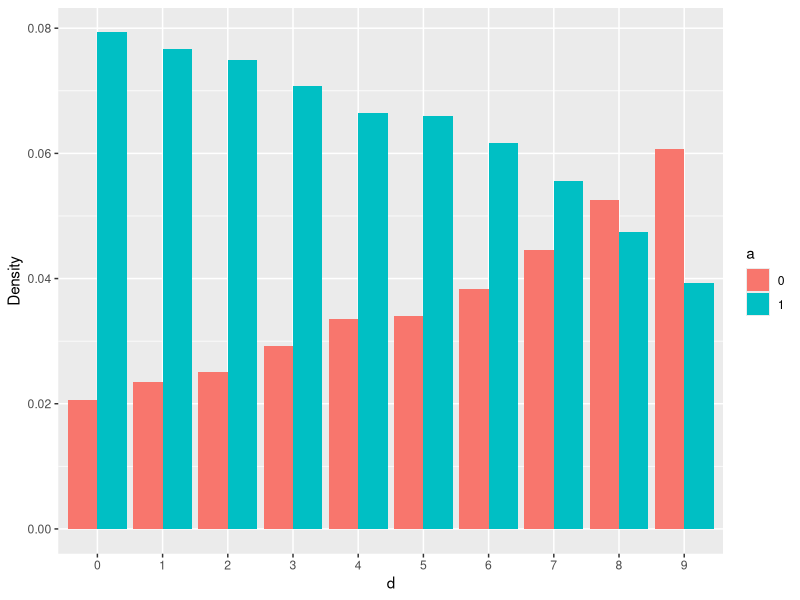
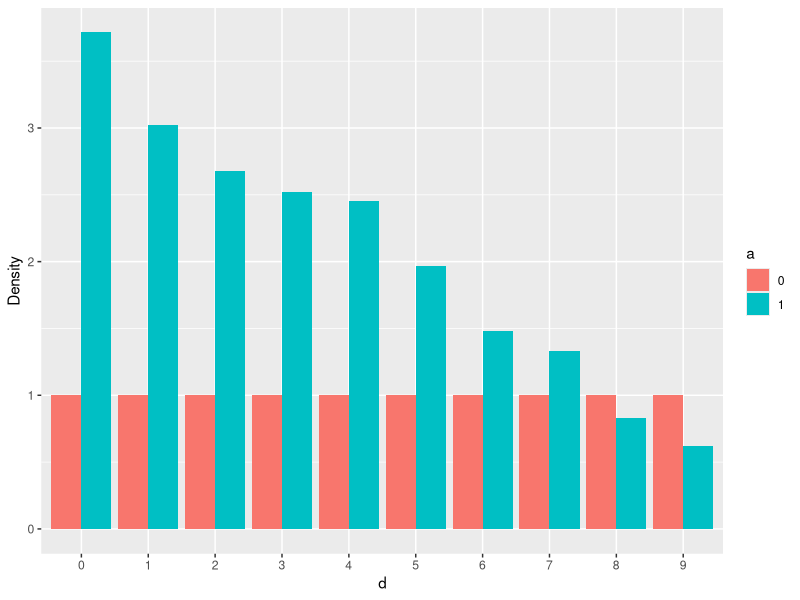
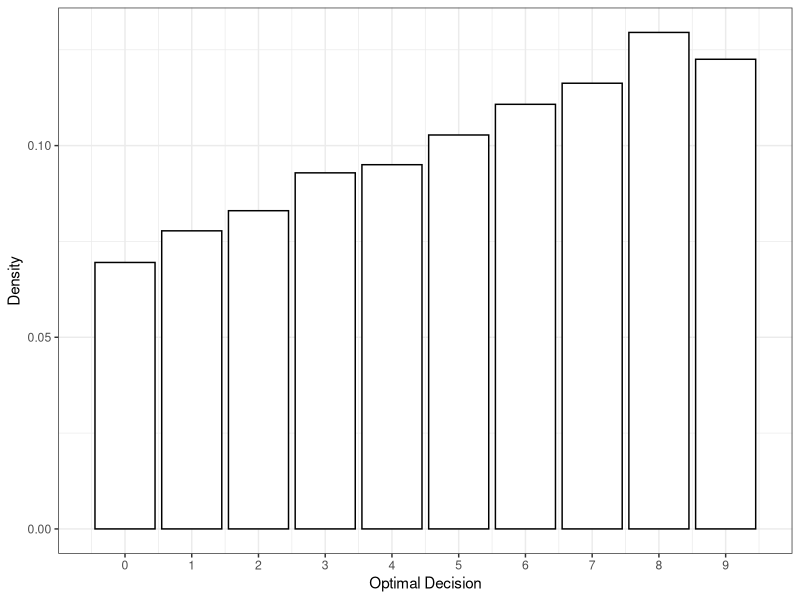
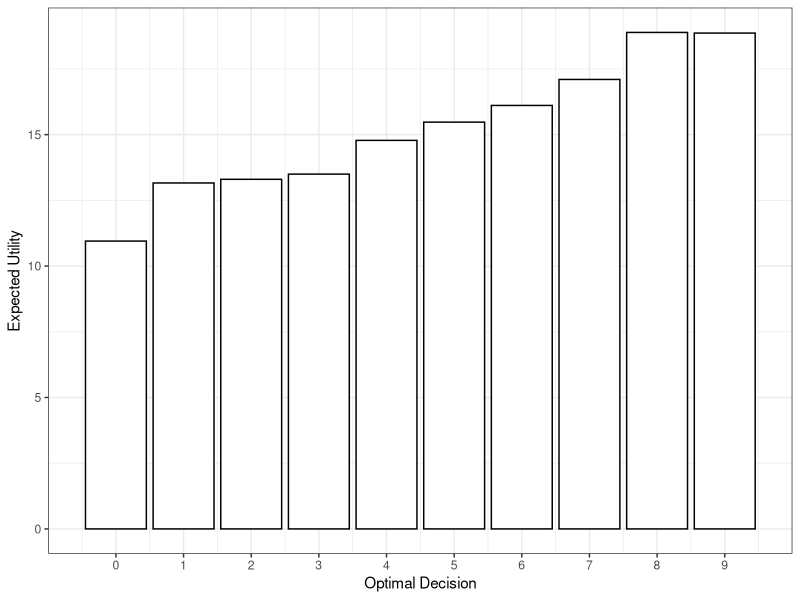
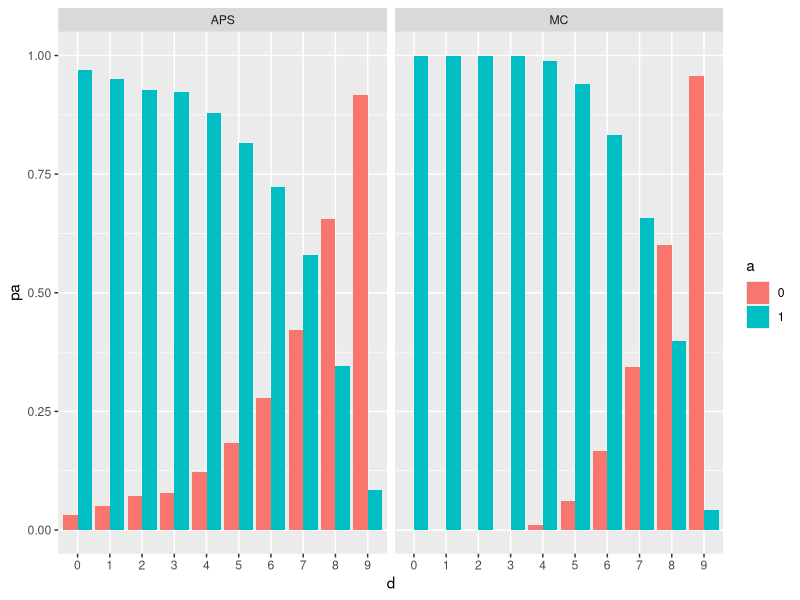

Here is the R script that generated these plots, in order:
library(ggplot2)
library(tidyr)
library(stringr)
library(dplyr)

## Figure 3
data <- read.csv("results/prob1_aps_psia.csv", col.names = 0:9, check.names = FALSE)
data_n <- data %>% 
  gather(key = "d", value = "a", convert = TRUE) %>%
  mutate(d = factor(d), a = factor(a)) %>%
  group_by(d, a) %>%
  summarize(Density = n()/nrow(.))

p <- ggplot(data_n, aes(x = d, y = Density, fill = a)) + 
  geom_col(position = "dodge")

ggsave(p, filename = "img/prob1_aps_psia.pdf", dpi = 300)


data <- read.csv("results/prob1_mc_psia.csv", 
                 col.names = c(0, 1), 
                 check.names = FALSE)

data_n <- data %>%
  mutate(d = factor(0:9)) %>%
  gather(-d, key = "a", value = "Density", convert = TRUE) %>%
  mutate(a = factor(a))
  
p <- ggplot(data_n, aes(x = d, y = Density, fill = a)) + 
  geom_col(position = "dodge")

ggsave(p, filename = "img/prob1_mc_psia.pdf", dpi = 300)


## Figure 4
dist <- read.csv("results/prob1_aps_psid.csv", col.names = "d")
dens <- count(dist, d)
dens$freq <- dens$n/nrow(dist)

p <- ggplot(dens, aes(x=d, y=freq))+ 
  geom_bar(stat="identity", colour="black", fill = "white") + 
  theme_bw() + 
  xlab("Optimal Decision") + 
  ylab("Density") + 
  scale_x_continuous(limits = c(-1,10), breaks = seq(0, 9, by = 1), expand=c(0,0))

ggsave(p, filename = "img/prob1_aps_psid.pdf", dpi = 300)


dist <- read.csv("results/prob1_mc_psid.csv")
dist$d <- 0:9

p <- ggplot(dist, aes(x=d, y=psi_d)) + 
  geom_bar(stat="identity", colour="black", fill = "white") +  
  theme_bw() + 
  xlab("Optimal Decision") + 
  ylab("Expected Utility") + 
  scale_x_continuous(limits = c(-1,10), breaks = seq(0, 9, by = 1), expand=c(0,0))

ggsave(p, filename = "img/prob1_mcmc_psid.pdf", dpi = 300)

## Figure 6

aps <- read.csv('./results/prob1_aps_pa_ara.csv', 
                 col.names = c(0, 1),
                 check.names = FALSE) %>% mutate(d = factor(0:9))

mc <- read.csv('./results/prob1_mc_pa_ara.csv',  
                 col.names = c(0, 1),
                 check.names = FALSE) %>% mutate(d = factor(0:9))

data <- bind_rows(APS = gather(aps, -d, key = "a", value = "pa"),
                  MC  = gather( mc, -d, key = "a", value = "pa"),
                  .id = "Algorithm")

p <- ggplot(data, aes(x = d, fill = a, y = pa)) + 
  geom_col(position = "dodge") + 
  facet_wrap(vars(Algorithm))

ggsave(p, filename = "img/prob1_pa_ara.pdf", dpi = 300, width = 14, height = 7)
